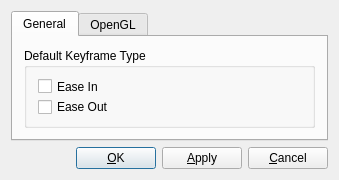
<?xml version="1.0" encoding="UTF-8"?>
<ui version="4.0">
 <class>SettingsDialogForm</class>
 <widget class="QDialog" name="SettingsDialogForm">
  <property name="windowModality">
   <enum>Qt::WindowModal</enum>
  </property>
  <property name="geometry">
   <rect>
    <x>0</x>
    <y>0</y>
    <width>339</width>
    <height>180</height>
   </rect>
  </property>
  <property name="sizePolicy">
   <sizepolicy hsizetype="Fixed" vsizetype="Fixed">
    <horstretch>0</horstretch>
    <verstretch>0</verstretch>
   </sizepolicy>
  </property>
  <property name="minimumSize">
   <size>
    <width>339</width>
    <height>180</height>
   </size>
  </property>
  <property name="maximumSize">
   <size>
    <width>339</width>
    <height>180</height>
   </size>
  </property>
  <property name="windowTitle">
   <string>Configure QAvimator</string>
  </property>
  <layout class="QGridLayout">
   <item row="1" column="1">
    <widget class="QPushButton" name="okButton">
     <property name="text">
      <string>&amp;OK</string>
     </property>
     <property name="shortcut">
      <string>Alt+O</string>
     </property>
    </widget>
   </item>
   <item row="1" column="3">
    <widget class="QPushButton" name="cancelButton">
     <property name="text">
      <string>&amp;Cancel</string>
     </property>
     <property name="shortcut">
      <string>Alt+C</string>
     </property>
    </widget>
   </item>
   <item row="1" column="2">
    <widget class="QPushButton" name="applyButton">
     <property name="text">
      <string>&amp;Apply</string>
     </property>
     <property name="shortcut">
      <string>Alt+A</string>
     </property>
    </widget>
   </item>
   <item row="0" column="0" colspan="4">
    <widget class="QTabWidget" name="tabWidget4">
     <property name="currentIndex">
      <number>0</number>
     </property>
     <widget class="QWidget" name="TabPage">
      <attribute name="title">
       <string>General</string>
      </attribute>
      <layout class="QVBoxLayout">
       <item>
        <widget class="QGroupBox" name="keyframeTypeGroupBox">
         <property name="title">
          <string>Default Keyframe Type</string>
         </property>
         <layout class="QVBoxLayout">
          <item>
           <widget class="QCheckBox" name="easeInCheckbox">
            <property name="text">
             <string>Ease In</string>
            </property>
           </widget>
          </item>
          <item>
           <widget class="QCheckBox" name="easeOutCheckbox">
            <property name="text">
             <string>Ease Out</string>
            </property>
           </widget>
          </item>
         </layout>
        </widget>
       </item>
      </layout>
     </widget>
     <widget class="QWidget" name="tab">
      <attribute name="title">
       <string>OpenGL</string>
      </attribute>
      <layout class="QGridLayout">
       <item row="1" column="0">
        <spacer>
         <property name="orientation">
          <enum>Qt::Vertical</enum>
         </property>
         <property name="sizeType">
          <enum>QSizePolicy::Expanding</enum>
         </property>
         <property name="sizeHint" stdset="0">
          <size>
           <width>20</width>
           <height>50</height>
          </size>
         </property>
        </spacer>
       </item>
       <item row="0" column="0">
        <layout class="QHBoxLayout">
         <item>
          <layout class="QVBoxLayout">
           <item>
            <widget class="QCheckBox" name="useFogCheckbox">
             <property name="text">
              <string>Use Fog</string>
             </property>
            </widget>
           </item>
           <item>
            <layout class="QHBoxLayout">
             <item>
              <widget class="QLabel" name="floorTranslucencyLabel">
               <property name="text">
                <string>Floor Translucency:</string>
               </property>
               <property name="wordWrap">
                <bool>false</bool>
               </property>
              </widget>
             </item>
             <item>
              <widget class="QSpinBox" name="floorTranslucencySpin">
               <property name="suffix">
                <string>%</string>
               </property>
               <property name="maximum">
                <number>100</number>
               </property>
              </widget>
             </item>
            </layout>
           </item>
          </layout>
         </item>
         <item>
          <spacer>
           <property name="orientation">
            <enum>Qt::Horizontal</enum>
           </property>
           <property name="sizeType">
            <enum>QSizePolicy::Expanding</enum>
           </property>
           <property name="sizeHint" stdset="0">
            <size>
             <width>406</width>
             <height>20</height>
            </size>
           </property>
          </spacer>
         </item>
        </layout>
       </item>
      </layout>
     </widget>
    </widget>
   </item>
   <item row="1" column="0">
    <spacer>
     <property name="orientation">
      <enum>Qt::Horizontal</enum>
     </property>
     <property name="sizeType">
      <enum>QSizePolicy::Expanding</enum>
     </property>
     <property name="sizeHint" stdset="0">
      <size>
       <width>61</width>
       <height>20</height>
      </size>
     </property>
    </spacer>
   </item>
  </layout>
 </widget>
 <layoutdefault spacing="6" margin="11"/>
 <pixmapfunction>qPixmapFromMimeSource</pixmapfunction>
 <resources/>
 <connections/>
</ui>
